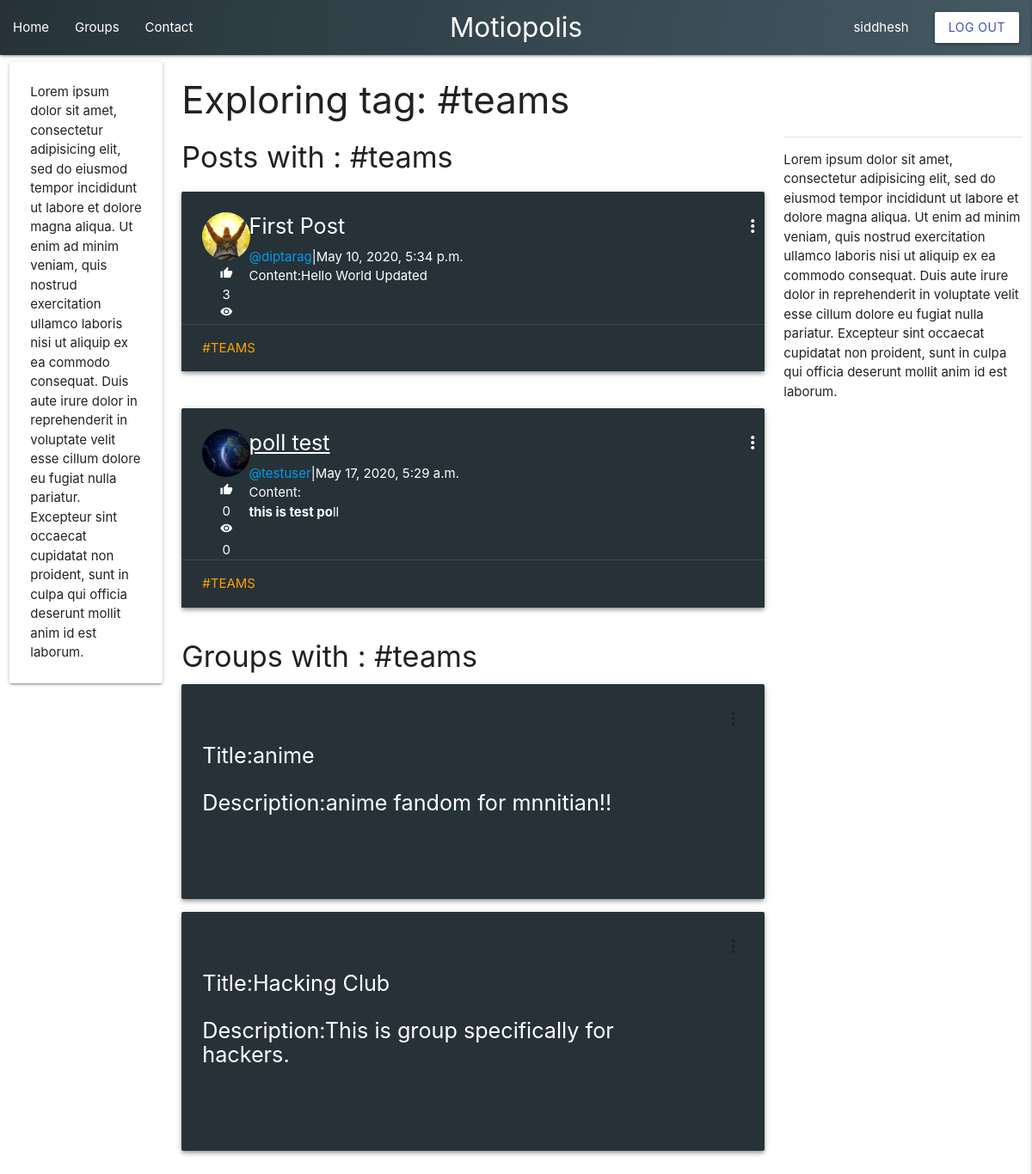
/teams/explore/ (signed in), run on the app's committed database.
### Tag/models.py (models this page shows)
class Tag(models.Model):
    name = models.CharField(max_length=50)
    def __str__(self):
        return self.name

### Post/models.py (models this page shows, shortened)
class Post(models.Model):
	title = models.CharField(max_length=100)
	content = models.TextField()
	date_posted = models.DateTimeField(default=timezone.now)
	author = models.ForeignKey(User, on_delete=models.CASCADE)
	views = models.ManyToManyField(User, related_name='post_views', blank = True)
	likers = models.ManyToManyField(User, related_name = 'likers', blank = True)
	tags = models.ManyToManyField(Tag, related_name = 'tags', blank = True)

### user/models.py (models this page shows, shortened)
class Profile(models.Model):
    user = models.OneToOneField(User, on_delete=models.CASCADE)
    image = models.ImageField(default='default.jpg', upload_to='profile_pics')
    bio = models.TextField(unique=False, default=" ")
    country = models.CharField(max_length=50, default=" ")
    regnum = models.IntegerField(default=0)
    gender = models.IntegerField(choices=SEX, default=0)
    notif = models.DateTimeField(blank=True, default=timezone.now)
    tags = models.ManyToManyField(Tag,related_name='user_tags',blank=True)

### Group/models.py (models this page shows, shortened)
class Group(models.Model):
    title = models.CharField(max_length=100,unique=True)
    slug = models.SlugField(allow_unicode=True, unique=True)
    description =  models.TextField()
    link = models.URLField(blank=True,unique=False)
    members = models.ManyToManyField(User,through="GroupMember")
    tags =models.ManyToManyField(Tag, related_name='group_tag' , blank = True)
    logo = models.ImageField(default='group_default.jpg', upload_to='group_logo')
    created_by = models.ForeignKey(User, related_name = "group_creator",on_delete = models.CASCADE, default = None, null = True)

### Post/views.py (the view)
# urls.py: path('<tag>/explore/', views.ExploreTagView, name = 'explore-tag'),
@login_required
def ExploreTagView(request, tag):
    posts = Post.objects.filter(tags__name = tag).filter(grouppost__isnull=True)
    groupse = Group.objects.filter(tags__name = tag)
    context = {
        'posts': posts,
        'tag': tag,
        'groupse':groupse
    }
    return render(request, 'Post/explore-tag.html', context)

### Post/templates/Post/explore-tag.html (shortened to what this page needs)
{%  extends "base.html" %}
{% block content %}
<div class="row">
    <div class="col s2 l2">
        <div class="card">
            <div class="card-content">
                Lorem ipsum dolor sit amet, consectetur adipisicing elit, sed do eiusmod tempor incididunt ut labore et dolore magna aliqua. Ut enim ad minim veniam, quis nostrud exercitation ullamco laboris nisi ut aliquip ex ea commodo consequat.
                Duis aute irure dolor in reprehenderit in voluptate velit esse cillum dolore eu fugiat nulla pariatur. Excepteur sint occaecat cupidatat non proident, sunt in culpa qui officia deserunt mollit anim id est laborum.
            </div>
        </div>
    </div>
    <div class="col s7 l7">
        <h3 class="text-muted"> Exploring tag: #{{tag}} </h3>
        {% if posts %}
        <h4>Posts with : #{{tag}}</h4>
        {% for post in posts %}
        <div class="row">
            <div class="col s12 l12">
                {% include 'snippets/postCardHome.html' %}
            </div>
        </div>
        {% endfor %}
        {% else %}
        <div class="card  z-depth-3">
            <div class="card-content">
                <h2 class="card-title">We do not have any posts right noww..</h2>
            </div>
        </div>
        {% endif  %}
        {% if groupse%}
        <h4>Groups with : #{{tag}}</h4>
        {% for group in groupse %}
        <div class="  blue-grey darken-4 card  z-depth-2">
            <div class="card-content">
                <div class="row">
                    <div class="col s11 l11">
                        {% if not user in post.views.all %}
                        <h3><a href="{% url 'group-detail' slug=group.slug activechannel="General" %}" class=" white-text flow-text">Title:{{ group.title }}</a></h3>
                        {% else %}
                        <h3><a href="{% url 'group-detail' slug=group.slug activechannel="General"%}" class=" white-text flow-text" >Title:{{ group.title }}</a></h3>
                        {% endif %}
                        <h5 class=" white-text flow-text">Description:{{group.description|safe}}</h5>
                    </div>
                    <div class="col s1 l1 right">
                        <span class="card-title activator grey-text text-darken-4"><i class="material-icons right">more_vert</i></span>
                    </div>
                </div>
                <div class="row    ">
                    <div class="col s6 l6">
                    </div>
                    <br>
                    <div class="col s12 l12 postCards-mainContent">
                    </div>
                </div>
            </div>
        </div>
        {% endfor %}
        {%endif%}
    </div>
    <div class="col s3  l3">
        <div class="card-content">
            <h3 style="color:white;" class="card-title">Our Sidebar</h3>
            <div class="divider">
            </div>
            <p>Lorem ipsum dolor sit amet, consectetur adipisicing elit, sed do eiusmod tempor incididunt ut labore et dolore magna aliqua. Ut enim ad minim veniam, quis nostrud exercitation ullamco laboris nisi ut aliquip ex ea commodo consequat. Duis aute irure dolor in reprehenderit in voluptate velit esse cillum dolore eu fugiat nulla pariatur. Excepteur sint occaecat cupidatat non proident, sunt in culpa qui officia deserunt mollit anim id est laborum.</p>
        </div>
    </div>
</div>
{% endblock content %}

### templates/snippets/mainNav.html (shortened to what this page needs)
<div class="navbar-fixed ">
    <nav class="nav-wrapper myGradCard">
        <div class="    ">
            <a href="{% url 'blog-home' %}" class="nav-tag center brand-logo">Motiopolis</a>
            <ul class="left hide-on-med-and-down  ">
                <li><a href="{% url 'blog-home' %}" class="nav-tag" >Home</a></li>
                <li><a href="{% url 'group-list' %}" class="nav-tag" >Groups</a></li>
                <li><a href="#mainFooter" class="nav-tag" >Contact</a></li>
            </ul>
            <ul class="right hide-on-med-and-down ">
                {% if user.is_authenticated%}
                <li><a href="{% url 'profile' slug=user.username %}" class="nav-tag"> {{user.username }}</a></li>
                <li><a class="btn white indigo-text waves-effect waves-light" href="{% url 'logout' %}">Log Out</a></li>
                {% else %}
                <li><a class="btn white indigo-text waves-effect waves-light" href="{% url 'login' %}">Login</a></li>
                <li><a class="btn white indigo-text waves-effect waves-light" href="{% url 'register' %}">Register</a></li>
                {% endif %}
            </ul>
        </div>
    </nav>
</div>

### templates/snippets/postCardHome.html (shortened to what this page needs)
<div class="  blue-grey darken-4 card  z-depth-2">
    <div class="card-content white-text">
        <div class="row">
            <div class="col s1 ">
                <div class="myCard-left">
                    <div class="circular--landscape">
                        <img src="{{ post.author.profile.image.url }}" alt="">
                    </div>
                    <br>
                    <div class="center">
                        <i class="tiny material-icons  white-text">thumb_up</i>
                        <p>{{post.likers.count}}</p>
                        <i class="tiny material-icons  white-text">remove_red_eye</i>
                        <p>{{post.views.count}}</p>
                    </div>
                </div>
            </div>
            <div class="col s11">
                <span class="card-title ">
                    {% if not user in post.views.all %}
                    <u><b><a href="{% url 'post-detail' post.id %}" class=" white-text flow-text" id="">{{ post.title }}</a></b></u>
                    {% else %}
                    <b><a href="{% url 'post-detail' post.id %}" class=" white-text flow-text" id="">{{ post.title }}</a></b>
                    {% endif %}
                        <div class="right">
                            <div class="row">
                                <div class="col s1">
                                </div>
                                <div class="col s1">
                                    <i class="material-icons activator  white-text">more_vert</i>
                                </div>
                            </div>
                        </div>
                </span>
                <span>
                    <p><a class="" href="{% url 'profile' slug=post.author.username %}" >@{{ post.author }}</a>|{{ post.date_posted }}</p>
                </span>
                <p>Content:{{post.content|safe}}</p>
            </div>
        </div>
    </div>
    {% if post.tags.all %}
    <div class="card-action">
            {% for tag in post.tags.all %}
            <a href="{% url 'explore-tag' tag %} " class="amber-text text-darken-2 myTag myTag-thin"> #{{tag}} </a>
            {% endfor %}
    </div>
    {% endif %}
</div>

### templates/base.html (style rules this page uses)
body,html { overflow-x:auto; }

### templates/snippets/mainNav.html (style rules this page uses)
.myGradCard { background: rgb(69, 90, 100); background: linear-gradient(283deg, rgba(69, 90, 100, 1) 0%, rgba(38, 50, 56, 1) 100%); }

### templates/snippets/postCardHome.html (style rules this page uses)
.myGradCard { background: rgb(69, 90, 100); background: linear-gradient(283deg, rgba(69, 90, 100, 1) 0%, rgba(38, 50, 56, 1) 100%); }
.circular--landscape { display: inline-block; position: relative; max-width: 7vh; max-height: 7vh; height: 10vh; overflow: hidden; border-radius: 50%; }
.circular--landscape img { width: auto; height: 100%; }
.myCard-left { position: absolute; top: 3vh; left: 3vh; }

### data on the page
Tag: name "teams", name "TEAMS"
Post: author.profile.image (placeholder picture), likers.count "3", title "First Post", author "diptarag", date_posted "May 10, 2020, 5:34 p.m.", content "Hello World Updated"
Post: author.profile.image (picture), likers.count "0", views.count "0", title "poll test", author "testuser", date_posted "May 17, 2020, 5:29 a.m.", content "this is test po ll"
Group: title "anime", description "anime fandom for mnnitian!!"
Group: title "Hacking Club", description "This is group specifically for hackers."

### other printed values
{{ user.username }} "siddhesh"
